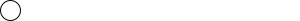
Frame 1 (no input)
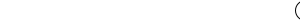
Frame 60 (the mouse pressed at the canvas centre just before this capture)
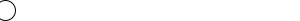
Frame 120 (the mouse held since frame 60 and released just before this capture)

The Processing sketch that drew these frames (run headless with seeded random() and noise(); from frame 60 on, the mouse is pressed at the canvas centre):

// Processing sketch: BouncingBallX
// ── BouncingBallX.pde

float x=10, y=10, bsize=20, speed=5;

void setup() {
   size(300,21);
}

void draw() {
  
  background(#ffffff);
  ellipse(x,y,bsize,bsize);
  
  x = x + speed;
  
  if (x > width || x < 0) {
    speed *= -1;
  }
  
}
